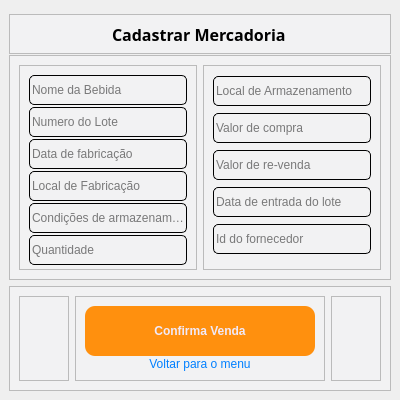
<?xml version="1.0" encoding="UTF-8"?>
<ui version="4.0">
 <class>MainWindow</class>
 <widget class="QMainWindow" name="MainWindow">
  <property name="geometry">
   <rect>
    <x>0</x>
    <y>0</y>
    <width>400</width>
    <height>400</height>
   </rect>
  </property>
  <property name="minimumSize">
   <size>
    <width>400</width>
    <height>400</height>
   </size>
  </property>
  <property name="maximumSize">
   <size>
    <width>400</width>
    <height>400</height>
   </size>
  </property>
  <property name="windowTitle">
   <string>MainWindow</string>
  </property>
  <widget class="QWidget" name="centralwidget">
   <layout class="QVBoxLayout" name="verticalLayout">
    <item>
     <widget class="QFrame" name="login_cabecalho">
      <property name="minimumSize">
       <size>
        <width>0</width>
        <height>40</height>
       </size>
      </property>
      <property name="maximumSize">
       <size>
        <width>16777215</width>
        <height>30</height>
       </size>
      </property>
      <property name="styleSheet">
       <string notr="true">background-color: rgb(242, 242, 243);</string>
      </property>
      <property name="frameShape">
       <enum>QFrame::StyledPanel</enum>
      </property>
      <property name="frameShadow">
       <enum>QFrame::Raised</enum>
      </property>
      <layout class="QHBoxLayout" name="horizontalLayout_2">
       <item>
        <widget class="QLabel" name="label_2">
         <property name="minimumSize">
          <size>
           <width>175</width>
           <height>0</height>
          </size>
         </property>
         <property name="maximumSize">
          <size>
           <width>100</width>
           <height>16777215</height>
          </size>
         </property>
         <property name="font">
          <font>
           <family>Noto Sans Georgian</family>
           <pointsize>12</pointsize>
           <weight>75</weight>
           <bold>true</bold>
          </font>
         </property>
         <property name="styleSheet">
          <string notr="true">QLabel{
text-align: center;
}</string>
         </property>
         <property name="text">
          <string>Cadastrar Mercadoria</string>
         </property>
        </widget>
       </item>
      </layout>
     </widget>
    </item>
    <item>
     <widget class="QFrame" name="login_conteudo">
      <property name="maximumSize">
       <size>
        <width>16777215</width>
        <height>600</height>
       </size>
      </property>
      <property name="styleSheet">
       <string notr="true">background-color: rgb(242, 242, 243);</string>
      </property>
      <property name="frameShape">
       <enum>QFrame::StyledPanel</enum>
      </property>
      <property name="frameShadow">
       <enum>QFrame::Raised</enum>
      </property>
      <layout class="QHBoxLayout" name="horizontalLayout_5">
       <item>
        <widget class="QFrame" name="frame_7">
         <property name="frameShape">
          <enum>QFrame::StyledPanel</enum>
         </property>
         <property name="frameShadow">
          <enum>QFrame::Raised</enum>
         </property>
         <layout class="QVBoxLayout" name="verticalLayout_5">
          <item>
           <widget class="QLineEdit" name="lineEdit_3">
            <property name="minimumSize">
             <size>
              <width>0</width>
              <height>30</height>
             </size>
            </property>
            <property name="styleSheet">
             <string notr="true">border-width: 1px;
border-color: black;
border-style: solid;
display: inline-block;
border-radius: 5px;</string>
            </property>
            <property name="text">
             <string/>
            </property>
            <property name="placeholderText">
             <string>Nome da Bebida</string>
            </property>
           </widget>
          </item>
          <item>
           <widget class="QLineEdit" name="lineEdit_6">
            <property name="minimumSize">
             <size>
              <width>0</width>
              <height>30</height>
             </size>
            </property>
            <property name="styleSheet">
             <string notr="true">border-width: 1px;
border-color: black;
border-style: solid;
display: inline-block;
border-radius: 5px;</string>
            </property>
            <property name="placeholderText">
             <string>Numero do Lote</string>
            </property>
           </widget>
          </item>
          <item>
           <widget class="QLineEdit" name="lineEdit_7">
            <property name="minimumSize">
             <size>
              <width>0</width>
              <height>30</height>
             </size>
            </property>
            <property name="styleSheet">
             <string notr="true">border-width: 1px;
border-color: black;
border-style: solid;
display: inline-block;
border-radius: 5px;</string>
            </property>
            <property name="placeholderText">
             <string>Data de fabricação</string>
            </property>
           </widget>
          </item>
          <item>
           <widget class="QLineEdit" name="lineEdit_14">
            <property name="minimumSize">
             <size>
              <width>0</width>
              <height>30</height>
             </size>
            </property>
            <property name="styleSheet">
             <string notr="true">border-width: 1px;
border-color: black;
border-style: solid;
display: inline-block;
border-radius: 5px;</string>
            </property>
            <property name="placeholderText">
             <string>Local de Fabricação</string>
            </property>
           </widget>
          </item>
          <item>
           <widget class="QLineEdit" name="lineEdit_15">
            <property name="minimumSize">
             <size>
              <width>0</width>
              <height>30</height>
             </size>
            </property>
            <property name="styleSheet">
             <string notr="true">border-width: 1px;
border-color: black;
border-style: solid;
display: inline-block;
border-radius: 5px;</string>
            </property>
            <property name="placeholderText">
             <string>Condições de armazenamento</string>
            </property>
           </widget>
          </item>
          <item>
           <widget class="QLineEdit" name="lineEdit_8">
            <property name="minimumSize">
             <size>
              <width>0</width>
              <height>30</height>
             </size>
            </property>
            <property name="styleSheet">
             <string notr="true">border-width: 1px;
border-color: black;
border-style: solid;
display: inline-block;
border-radius: 5px;</string>
            </property>
            <property name="placeholderText">
             <string>Quantidade</string>
            </property>
           </widget>
          </item>
         </layout>
        </widget>
       </item>
       <item>
        <widget class="QFrame" name="frame_8">
         <property name="frameShape">
          <enum>QFrame::StyledPanel</enum>
         </property>
         <property name="frameShadow">
          <enum>QFrame::Raised</enum>
         </property>
         <layout class="QVBoxLayout" name="verticalLayout_6">
          <item>
           <widget class="QLineEdit" name="lineEdit_9">
            <property name="minimumSize">
             <size>
              <width>0</width>
              <height>30</height>
             </size>
            </property>
            <property name="styleSheet">
             <string notr="true">border-width: 1px;
border-color: black;
border-style: solid;
display: inline-block;
border-radius: 5px;</string>
            </property>
            <property name="placeholderText">
             <string>Local de Armazenamento</string>
            </property>
           </widget>
          </item>
          <item>
           <widget class="QLineEdit" name="lineEdit_10">
            <property name="minimumSize">
             <size>
              <width>0</width>
              <height>30</height>
             </size>
            </property>
            <property name="styleSheet">
             <string notr="true">border-width: 1px;
border-color: black;
border-style: solid;
display: inline-block;
border-radius: 5px;</string>
            </property>
            <property name="placeholderText">
             <string>Valor de compra</string>
            </property>
           </widget>
          </item>
          <item>
           <widget class="QLineEdit" name="lineEdit_12">
            <property name="minimumSize">
             <size>
              <width>0</width>
              <height>30</height>
             </size>
            </property>
            <property name="styleSheet">
             <string notr="true">border-width: 1px;
border-color: black;
border-style: solid;
display: inline-block;
border-radius: 5px;</string>
            </property>
            <property name="placeholderText">
             <string>Valor de re-venda</string>
            </property>
           </widget>
          </item>
          <item>
           <widget class="QLineEdit" name="lineEdit_13">
            <property name="minimumSize">
             <size>
              <width>0</width>
              <height>30</height>
             </size>
            </property>
            <property name="styleSheet">
             <string notr="true">border-width: 1px;
border-color: black;
border-style: solid;
display: inline-block;
border-radius: 5px;</string>
            </property>
            <property name="placeholderText">
             <string>Data de entrada do lote</string>
            </property>
           </widget>
          </item>
          <item>
           <widget class="QLineEdit" name="lineEdit_11">
            <property name="minimumSize">
             <size>
              <width>0</width>
              <height>30</height>
             </size>
            </property>
            <property name="styleSheet">
             <string notr="true">border-width: 1px;
border-color: black;
border-style: solid;
display: inline-block;
border-radius: 5px;</string>
            </property>
            <property name="placeholderText">
             <string>Id do fornecedor</string>
            </property>
           </widget>
          </item>
         </layout>
        </widget>
       </item>
      </layout>
     </widget>
    </item>
    <item>
     <widget class="QFrame" name="login_confirmacao">
      <property name="minimumSize">
       <size>
        <width>0</width>
        <height>105</height>
       </size>
      </property>
      <property name="maximumSize">
       <size>
        <width>16777215</width>
        <height>150</height>
       </size>
      </property>
      <property name="styleSheet">
       <string notr="true">background-color: rgb(242, 242, 243);</string>
      </property>
      <property name="frameShape">
       <enum>QFrame::StyledPanel</enum>
      </property>
      <property name="frameShadow">
       <enum>QFrame::Raised</enum>
      </property>
      <layout class="QHBoxLayout" name="horizontalLayout_4">
       <item>
        <widget class="QFrame" name="frame_4">
         <property name="frameShape">
          <enum>QFrame::StyledPanel</enum>
         </property>
         <property name="frameShadow">
          <enum>QFrame::Raised</enum>
         </property>
        </widget>
       </item>
       <item>
        <widget class="QFrame" name="frame_5">
         <property name="minimumSize">
          <size>
           <width>250</width>
           <height>0</height>
          </size>
         </property>
         <property name="maximumSize">
          <size>
           <width>230</width>
           <height>16777215</height>
          </size>
         </property>
         <property name="frameShape">
          <enum>QFrame::StyledPanel</enum>
         </property>
         <property name="frameShadow">
          <enum>QFrame::Raised</enum>
         </property>
         <layout class="QVBoxLayout" name="verticalLayout_4">
          <item>
           <widget class="QPushButton" name="pushButton_cadastro_cadastrar_2">
            <property name="minimumSize">
             <size>
              <width>230</width>
              <height>50</height>
             </size>
            </property>
            <property name="maximumSize">
             <size>
              <width>230</width>
              <height>16777215</height>
             </size>
            </property>
            <property name="font">
             <font>
              <weight>75</weight>
              <bold>true</bold>
             </font>
            </property>
            <property name="cursor">
             <cursorShape>PointingHandCursor</cursorShape>
            </property>
            <property name="styleSheet">
             <string notr="true">QPushButton{
	border-radius: 10px;
	border-image: url(:/Close_Image/cil-x.png);
	background-position: center;
		
	color: rgb(240, 233, 249);
	background-color: rgb(255, 144, 14);
	
}
QPushButton:hover{
	
	
	background-color: rgb(207, 110, 0);
	color: rgb(240, 233, 249);
}
QPushButton:pressed{
	background-color: rgb(35, 35, 35);
	color: rgb(200, 200, 200);
}

</string>
            </property>
            <property name="text">
             <string>Confirma Venda</string>
            </property>
           </widget>
          </item>
          <item>
           <widget class="QPushButton" name="pushButton_cadastro_entrar_login_2">
            <property name="maximumSize">
             <size>
              <width>300</width>
              <height>16777215</height>
             </size>
            </property>
            <property name="cursor">
             <cursorShape>PointingHandCursor</cursorShape>
            </property>
            <property name="styleSheet">
             <string notr="true">QPushButton{
	border-radius: 5px;
	border-image: url(:/Close_Image/cil-x.png);
	background-position: center;
	
	color: rgb(0,127,255);
}


</string>
            </property>
            <property name="text">
             <string>Voltar para o menu</string>
            </property>
           </widget>
          </item>
         </layout>
        </widget>
       </item>
       <item>
        <widget class="QFrame" name="frame_6">
         <property name="frameShape">
          <enum>QFrame::StyledPanel</enum>
         </property>
         <property name="frameShadow">
          <enum>QFrame::Raised</enum>
         </property>
        </widget>
       </item>
      </layout>
     </widget>
    </item>
   </layout>
  </widget>
 </widget>
 <resources/>
 <connections/>
</ui>
